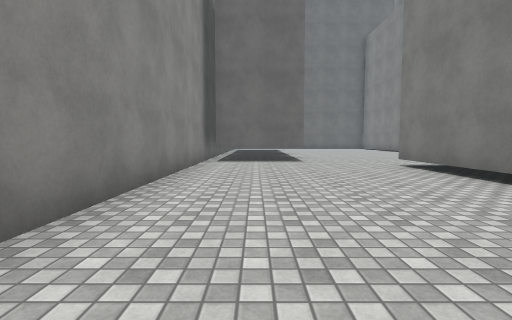
View 1 (above)

17 first-person views from a walk through a scene from a Unity 3-D project. The camera is 1.2 m above the floor, tilts 4° down and sees 85° across. The floor is counted in squares, 2 m on a side. Each view is taken from the middle of a square. On the plan, view 1 faces up. The plan holds only what a view shows up to about 9 squares ahead; the rest is blank. The player is left out. Surface patterns are stand-ins for the level's own textures.

View 2
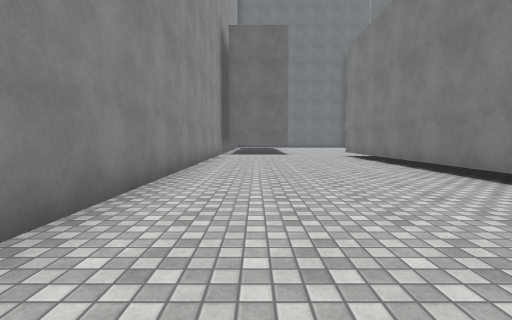

View 3
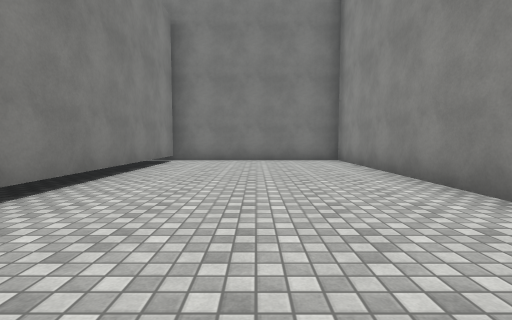

View 4
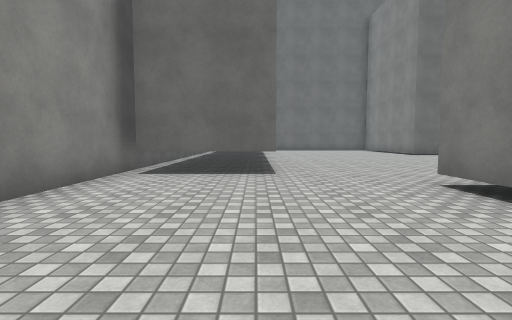

View 5
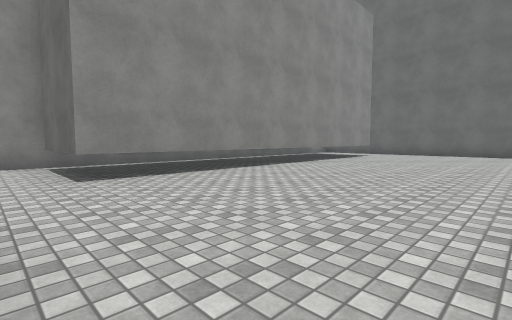

View 6
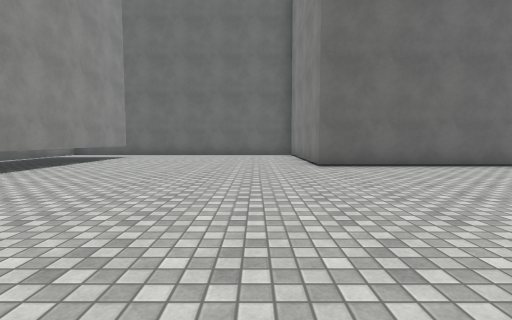

View 7
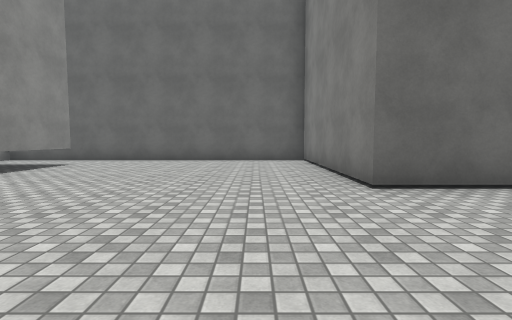

View 8
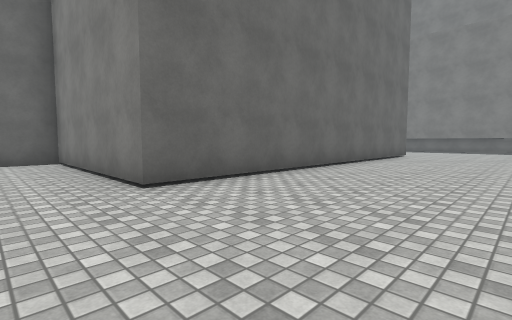

View 9
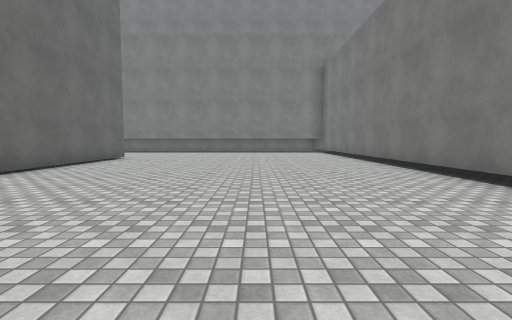

View 10
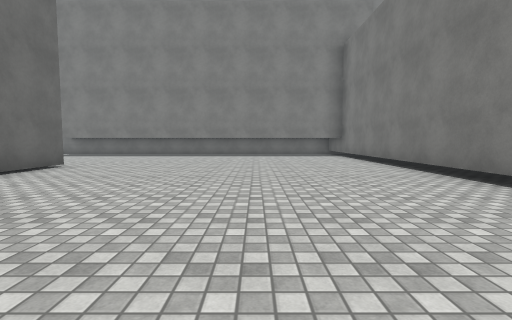

View 11
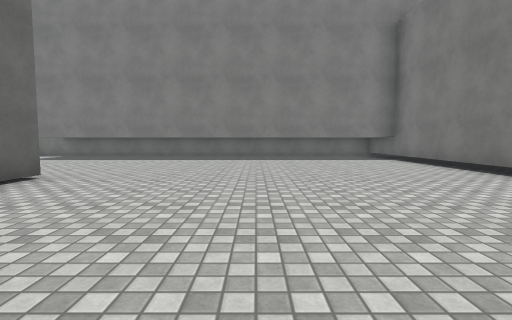

View 12
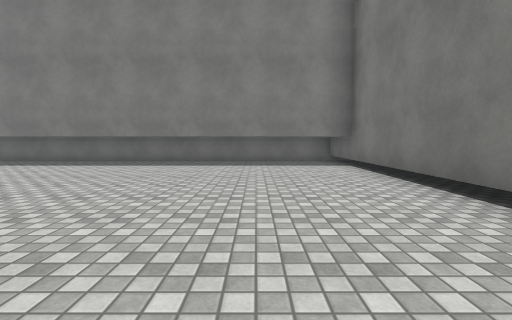

View 13
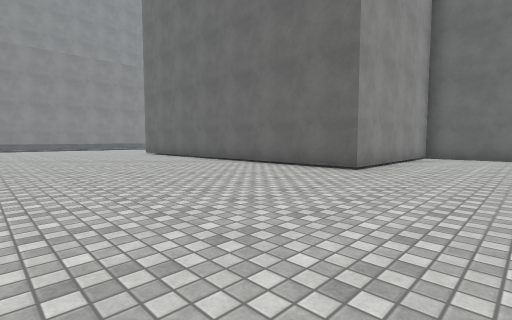

View 14
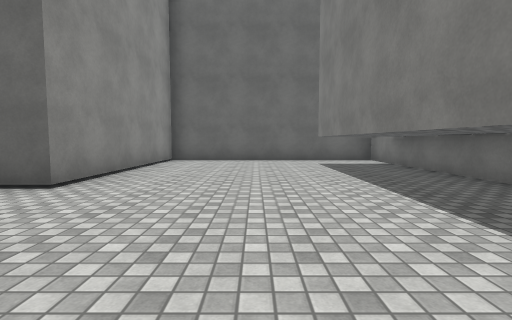

View 15
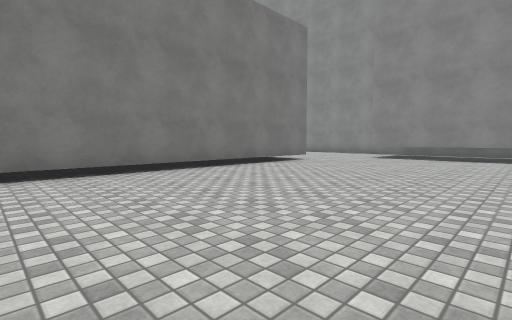

View 16
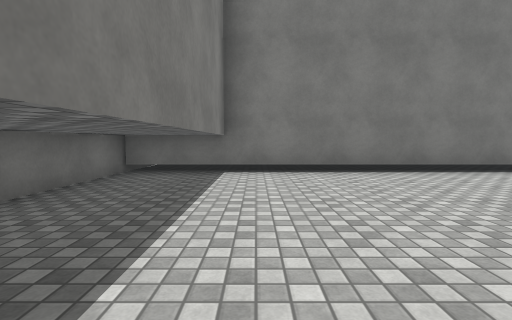

View 17
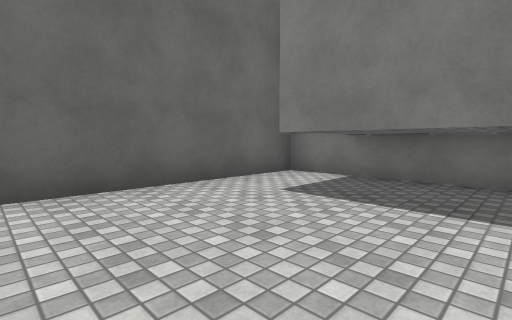

### Floor plan
Ten units are one square. View 1 is at (0, 0); x grows to the right and y downward. Boxes are objects, and circles mark ways between rooms. Rooms are numbered by the first view taken in them; rooms with no view inside come last. Other rooms are left out.
<svg viewBox="-20 -200 260 260">
<path fill="none" stroke="#000" d="M14 -80 -12 -80M-15 -122 -15 55 35 55 35 -67 45 -67M45 -67 230 -67M14 -180 14 -80M216 -68 216 -182M235 -169 235 -195 175 -195 175 -144 75 -144 75 -195 -10 -195"/>
<circle cx="30" cy="-70" r="3" fill="#2a7"/>
<text x="10" y="-10">1</text>
<text x="110" y="-120">2</text>
</svg>
Room 1 opens to room 2.

Where each view was taken, in squares from view 1:
view 1: 0 up, 0 right, facing up
view 2: 4 down, 0 right, facing up
view 3: 3 up, 1 right, facing down
view 4: 3 up, 1 right, facing up
view 5: 7 up, 6 right, facing up-left
view 6: 8 up, 6 right, facing up
view 7: 11 up, 6 right, facing up
view 8: 11 up, 6 right, facing up-right
view 9: 10 up, 8 right, facing right
view 10: 10 up, 11 right, facing right
view 11: 11 up, 13 right, facing right
view 12: 9 up, 15 right, facing right
view 13: 9 up, 20 right, facing up-left
view 14: 11 up, 20 right, facing up
view 15: 12 up, 11 right, facing down-left
view 16: 12 up, 21 right, facing down
view 17: 16 up, 19 right, facing up-right
